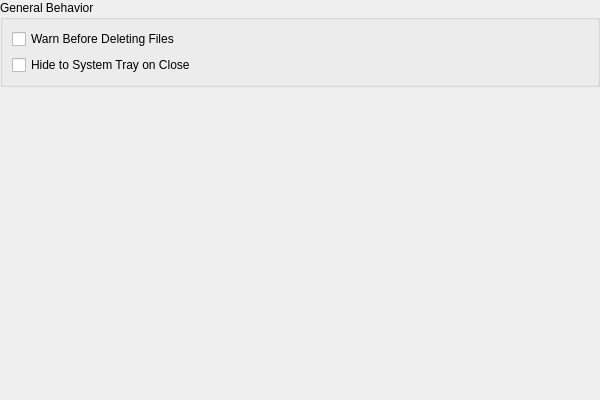
<?xml version="1.0" encoding="UTF-8"?>
<ui version="4.0">
 <class>BehaviorSettingsWidget</class>
 <widget class="QWidget" name="BehaviorSettingsWidget">
  <property name="geometry">
   <rect>
    <x>0</x>
    <y>0</y>
    <width>600</width>
    <height>400</height>
   </rect>
  </property>
  <layout class="QVBoxLayout" name="verticalLayout">
   <property name="leftMargin">
    <number>0</number>
   </property>
   <property name="topMargin">
    <number>0</number>
   </property>
   <property name="rightMargin">
    <number>0</number>
   </property>
   <property name="bottomMargin">
    <number>0</number>
   </property>
   <item>
    <widget class="QGroupBox" name="behaviorGroup">
     <property name="title">
      <string>General Behavior</string>
     </property>
     <layout class="QVBoxLayout" name="verticalLayout_2">
      <item>
       <widget class="QCheckBox" name="warnOnDeleteCheck">
        <property name="text">
         <string>Warn Before Deleting Files</string>
        </property>
       </widget>
      </item>
      <item>
       <widget class="QCheckBox" name="hideToTrayCheck">
        <property name="text">
         <string>Hide to System Tray on Close</string>
        </property>
       </widget>
      </item>
     </layout>
    </widget>
   </item>
   <item>
    <spacer name="verticalSpacer">
     <property name="orientation">
      <enum>Qt::Orientation::Vertical</enum>
     </property>
     <property name="sizeHint" stdset="0">
      <size>
       <width>20</width>
       <height>40</height>
      </size>
     </property>
    </spacer>
   </item>
  </layout>
 </widget>
 <tabstops>
  <tabstop>warnOnDeleteCheck</tabstop>
  <tabstop>hideToTrayCheck</tabstop>
 </tabstops>
 <resources/>
 <connections/>
</ui>
